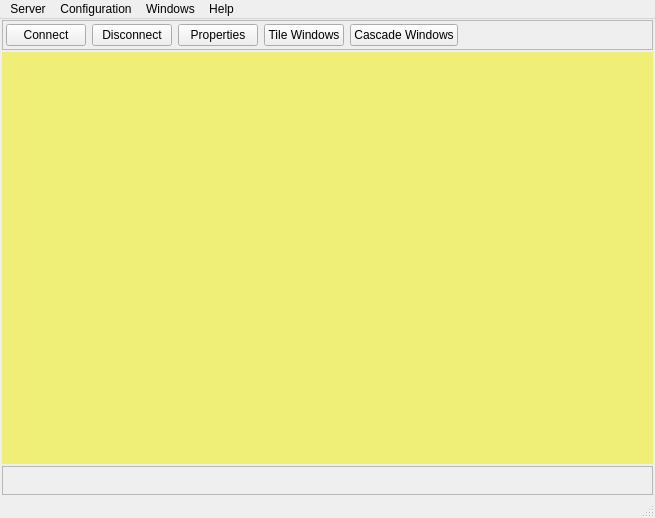
<?xml version="1.0" encoding="UTF-8"?>
<ui version="4.0">
 <class>PyBirch</class>
 <widget class="QMainWindow" name="PyBirch">
  <property name="geometry">
   <rect>
    <x>0</x>
    <y>0</y>
    <width>655</width>
    <height>518</height>
   </rect>
  </property>
  <property name="windowTitle">
   <string>MainWindow</string>
  </property>
  <widget class="QWidget" name="centralwidget">
   <layout class="QGridLayout" name="gridLayout">
    <property name="leftMargin">
     <number>2</number>
    </property>
    <property name="topMargin">
     <number>1</number>
    </property>
    <property name="rightMargin">
     <number>2</number>
    </property>
    <property name="bottomMargin">
     <number>1</number>
    </property>
    <property name="spacing">
     <number>2</number>
    </property>
    <item row="3" column="0">
     <widget class="QFrame" name="button_bar">
      <property name="minimumSize">
       <size>
        <width>0</width>
        <height>29</height>
       </size>
      </property>
      <property name="layoutDirection">
       <enum>Qt::LeftToRight</enum>
      </property>
      <property name="frameShape">
       <enum>QFrame::StyledPanel</enum>
      </property>
      <property name="frameShadow">
       <enum>QFrame::Raised</enum>
      </property>
      <layout class="QHBoxLayout" name="button_bar_layout">
       <property name="spacing">
        <number>1</number>
       </property>
       <property name="leftMargin">
        <number>1</number>
       </property>
       <property name="topMargin">
        <number>2</number>
       </property>
       <property name="bottomMargin">
        <number>2</number>
       </property>
       <item>
        <spacer name="horizontalSpacer_2">
         <property name="orientation">
          <enum>Qt::Horizontal</enum>
         </property>
         <property name="sizeHint" stdset="0">
          <size>
           <width>40</width>
           <height>20</height>
          </size>
         </property>
        </spacer>
       </item>
      </layout>
     </widget>
    </item>
    <item row="2" column="0">
     <widget class="QMdiArea" name="mdiArea">
      <property name="background">
       <brush brushstyle="SolidPattern">
        <color alpha="255">
         <red>239</red>
         <green>239</green>
         <blue>119</blue>
        </color>
       </brush>
      </property>
      <property name="tabsClosable">
       <bool>false</bool>
      </property>
      <property name="tabsMovable">
       <bool>false</bool>
      </property>
     </widget>
    </item>
    <item row="1" column="0">
     <widget class="QFrame" name="frame">
      <property name="frameShape">
       <enum>QFrame::StyledPanel</enum>
      </property>
      <property name="frameShadow">
       <enum>QFrame::Raised</enum>
      </property>
      <layout class="QHBoxLayout" name="horizontalLayout">
       <property name="leftMargin">
        <number>3</number>
       </property>
       <property name="topMargin">
        <number>3</number>
       </property>
       <property name="rightMargin">
        <number>3</number>
       </property>
       <property name="bottomMargin">
        <number>3</number>
       </property>
       <item>
        <widget class="QPushButton" name="button_Connect">
         <property name="text">
          <string>Connect</string>
         </property>
        </widget>
       </item>
       <item>
        <widget class="QPushButton" name="button_Disconnect">
         <property name="text">
          <string>Disconnect</string>
         </property>
        </widget>
       </item>
       <item>
        <widget class="QPushButton" name="button_Properties">
         <property name="text">
          <string>Properties</string>
         </property>
        </widget>
       </item>
       <item>
        <widget class="QPushButton" name="button_Tile">
         <property name="toolTip">
          <string>Tile Windows</string>
         </property>
         <property name="text">
          <string>Tile Windows</string>
         </property>
        </widget>
       </item>
       <item>
        <widget class="QPushButton" name="button_Cascade">
         <property name="toolTip">
          <string>Cascade Windows</string>
         </property>
         <property name="text">
          <string>Cascade Windows</string>
         </property>
        </widget>
       </item>
       <item>
        <spacer name="horizontalSpacer">
         <property name="orientation">
          <enum>Qt::Horizontal</enum>
         </property>
         <property name="sizeHint" stdset="0">
          <size>
           <width>40</width>
           <height>20</height>
          </size>
         </property>
        </spacer>
       </item>
      </layout>
     </widget>
    </item>
   </layout>
  </widget>
  <widget class="QMenuBar" name="menubar">
   <property name="geometry">
    <rect>
     <x>0</x>
     <y>0</y>
     <width>655</width>
     <height>20</height>
    </rect>
   </property>
   <widget class="QMenu" name="menuServer">
    <property name="title">
     <string>Server</string>
    </property>
    <addaction name="actionConnect"/>
    <addaction name="actionDisconnect"/>
   </widget>
   <widget class="QMenu" name="menuConfiguration">
    <property name="title">
     <string>Configuration</string>
    </property>
    <addaction name="actionProperties"/>
   </widget>
   <widget class="QMenu" name="menuHelp">
    <property name="title">
     <string>Help</string>
    </property>
    <addaction name="actionAbout_Py_Birch"/>
   </widget>
   <widget class="QMenu" name="menuWindows">
    <property name="title">
     <string>Windows</string>
    </property>
    <addaction name="actionCascade"/>
    <addaction name="actionTile"/>
   </widget>
   <addaction name="menuServer"/>
   <addaction name="menuConfiguration"/>
   <addaction name="menuWindows"/>
   <addaction name="menuHelp"/>
  </widget>
  <widget class="QStatusBar" name="statusbar"/>
  <action name="actionConnect">
   <property name="text">
    <string>Connect</string>
   </property>
  </action>
  <action name="actionDisconnect">
   <property name="text">
    <string>Disconnect</string>
   </property>
  </action>
  <action name="actionProperties">
   <property name="text">
    <string>Properties</string>
   </property>
  </action>
  <action name="actionAbout_Py_Birch">
   <property name="text">
    <string>About Py-Birch</string>
   </property>
  </action>
  <action name="actionCascade">
   <property name="text">
    <string>Cascade</string>
   </property>
  </action>
  <action name="actionTile">
   <property name="text">
    <string>Tile</string>
   </property>
  </action>
 </widget>
 <resources/>
 <connections/>
</ui>
